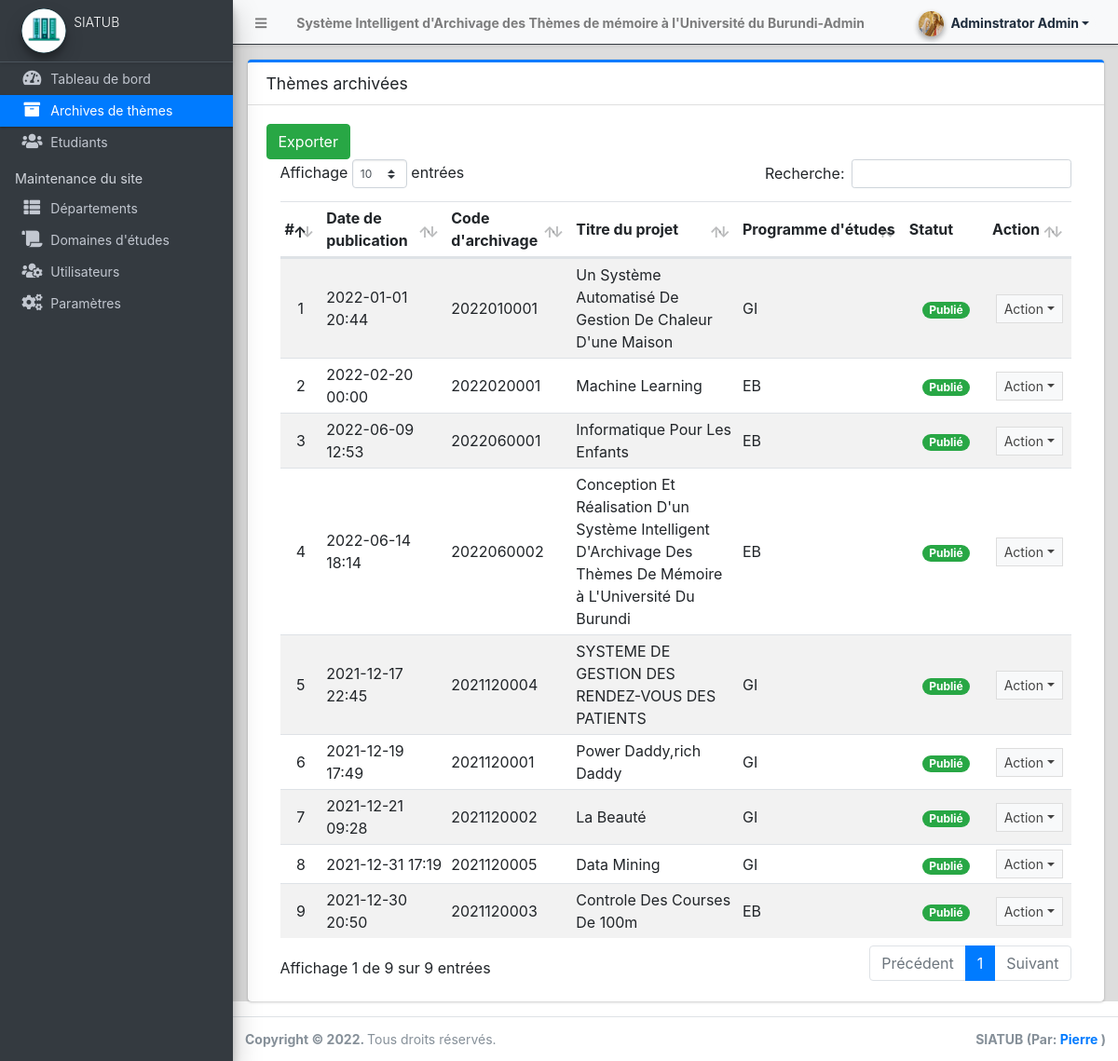
Before: /admin/?page=archives (signed in) with the older database file.
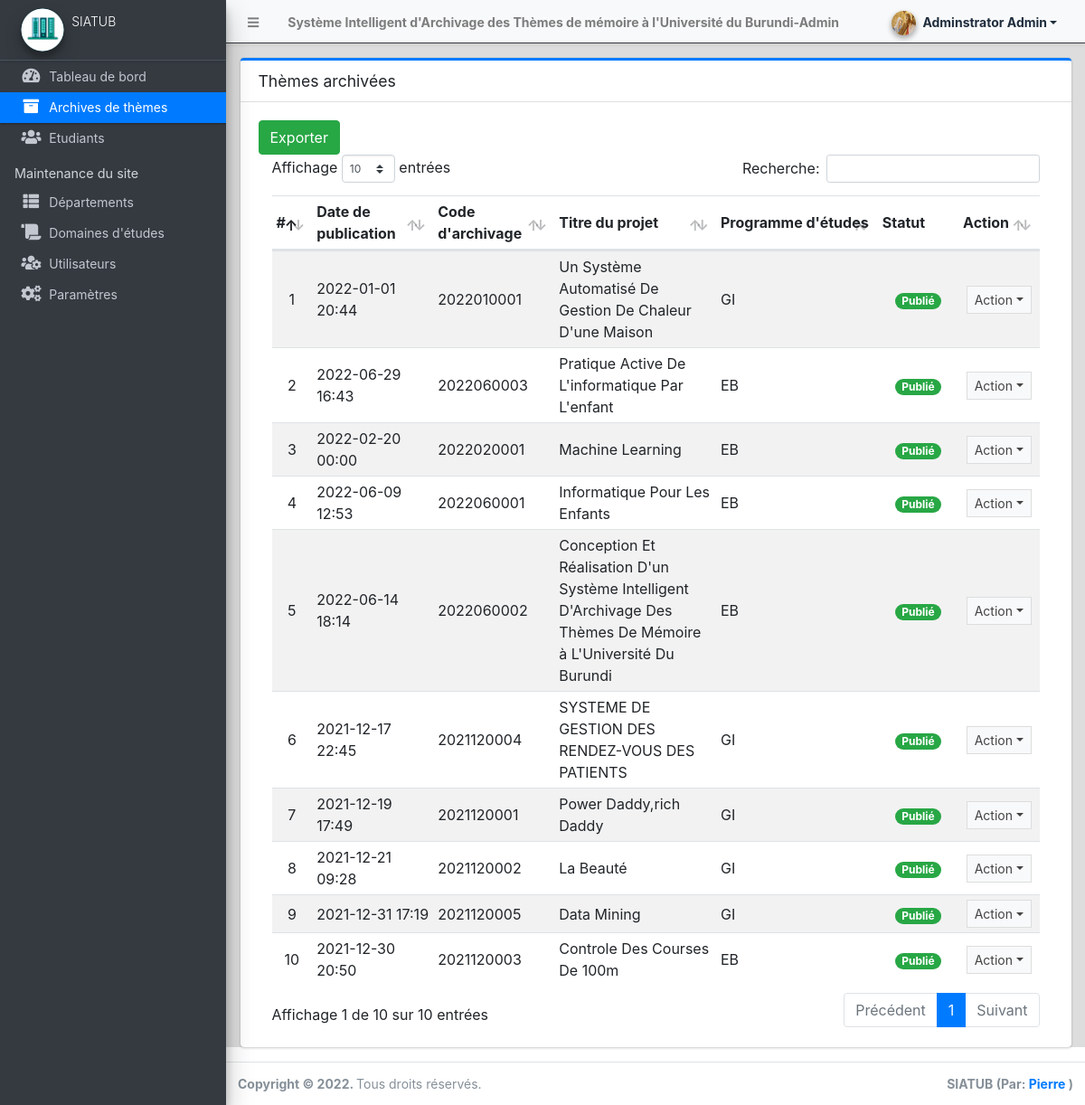
After: the same page with the newer database file.
### tables this page shows
CREATE TABLE `archive_list` (
  `id` int(30) NOT NULL,
  `archive_code` varchar(100) NOT NULL,
  `curriculum_id` int(30) NOT NULL,
  `year` year(4) NOT NULL,
  `title` text NOT NULL,
  `cote` varchar(50) DEFAULT NULL,
  `abstract` text NOT NULL,
  `members` text NOT NULL,
  `banner_path` text NOT NULL,
  `document_path` text NOT NULL,
  `status` tinyint(1) NOT NULL DEFAULT 0,
  `student_id` int(30) DEFAULT NULL,
  `date_created` datetime NOT NULL DEFAULT current_timestamp(),
  `date_updated` datetime DEFAULT NULL ON UPDATE current_timestamp()
);

### admin/archives/index.php (the view, shortened to what this page needs)
<div class="card card-outline card-primary">
    <div class="card-header">
        <h2 class="card-title">Thèmes archivées</h2>
    </div>
    <div class="card-body">
        <a href="export.php" class=" btn btn-success">Exporter</a>
        <br>
        <div class="container-fluid">
            <div class="container-fluid">
                <table class="table table-hover table-striped">
                    <colgroup>
                        <col width="5%">
                        <col width="15%">
                        <col width="15%">
                        <col width="20%">
                        <col width="20%">
                        <col width="10%">
                        <col width="10%">
                    </colgroup>
                    <thead>
                        <tr>
                            <th>#</th>
                            <th>Date de publication</th>
                            <th>Code d'archivage</th>
                            <th>Titre du projet</th>
                            <th>Programme d'études</th>
                            <th>Statut</th>
                            <th>Action</th>
                        </tr>
                    </thead>
                    <tbody>
                        <?php
						$i = 1;
						$curriculum = $conn->query("SELECT * FROM tbl_filieres where id in (SELECT curriculum_id from `archive_list`)");
						$cur_arr = array_column($curriculum->fetch_all(MYSQLI_ASSOC),'name','id');
						$qry = $conn->query("SELECT * from `archive_list` order by `year` desc, `title` desc ");
						while($row = $qry->fetch_assoc()):
					?>
                        <tr>
                            <td class="text-center"><?php echo $i++; ?></td>
                            <td class=""><?php echo date("Y-m-d H:i",strtotime($row['date_created'])) ?></td>
                            <td><?php echo ($row['archive_code']) ?></td>
                            <td><?php echo ucwords($row['title']) ?></td>
                            <td><?php echo $cur_arr[$row['curriculum_id']] ?></td>
                            <td class="text-center">
                                <?php
                                    switch($row['status']){
                                        case '1':
                                            echo "<span class='badge badge-success badge-pill'>Publié</span>";
                                            break;
                                    }
                                ?>
                            </td>
                            <td align="center">
                                <button type="button"
                                    class="btn btn-flat btn-default btn-sm dropdown-toggle dropdown-icon"
                                    data-toggle="dropdown">
                                    Action
                                </button>
                            </td>
                        </tr>
                        <?php endwhile; ?>
                    </tbody>
                </table>
            </div>
        </div>
    </div>
</div>

Changed rows visible on the page:
added archive_list: date_created "2022-06-29 16:43", archive_code "2022060003", title "Pratique Active De L'informatique Par L'enfant", curriculum "EB", status "Publié"
Other visible differences:
text written by a page script: "Affichage entrées Recherche: Affichage 1 de 9 sur 9 entrées Précédent 1 Suivant" → "Affichage entrées Recherche: Affichage 1 de 10 sur 10 entrées Précédent 1 Suivant"
